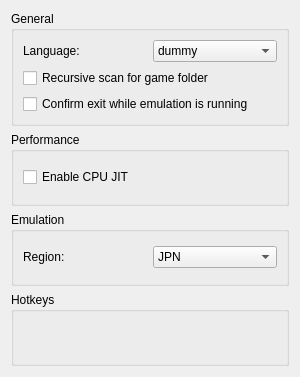
<?xml version="1.0" encoding="UTF-8"?>
<ui version="4.0">
 <class>ConfigureGeneral</class>
 <widget class="QWidget" name="ConfigureGeneral">
  <property name="geometry">
   <rect>
    <x>0</x>
    <y>0</y>
    <width>300</width>
    <height>377</height>
   </rect>
  </property>
  <property name="windowTitle">
   <string>Form</string>
  </property>
  <layout class="QHBoxLayout" name="horizontalLayout">
   <item>
    <layout class="QVBoxLayout" name="verticalLayout">
     <item>
      <widget class="QGroupBox" name="groupBox">
       <property name="title">
        <string>General</string>
       </property>
       <layout class="QHBoxLayout" name="horizontalLayout_3">
        <item>
         <layout class="QVBoxLayout" name="verticalLayout_2">
          <item>
           <layout class="QHBoxLayout" name="horizontalLayout_6">
            <item>
             <widget class="QLabel" name="label2">
              <property name="text">
               <string>Language:</string>
              </property>
             </widget>
            </item>
            <item>
             <widget class="QComboBox" name="language_combobox">
              <item>
               <property name="text">
                <string notr="true">dummy</string>
               </property>
              </item>
             </widget>
            </item>
           </layout>
          </item>
          <item>
           <widget class="QCheckBox" name="toggle_deepscan">
            <property name="text">
             <string>Recursive scan for game folder</string>
            </property>
           </widget>
          </item>
          <item>
           <widget class="QCheckBox" name="toggle_check_exit">
            <property name="text">
             <string>Confirm exit while emulation is running</string>
            </property>
           </widget>
          </item>
         </layout>
        </item>
       </layout>
      </widget>
     </item>
      <item>
        <widget class="QGroupBox" name="groupBox_2">
          <property name="title">
            <string>Performance</string>
          </property>
          <layout class="QHBoxLayout" name="horizontalLayout_7">
            <item>
              <layout class="QVBoxLayout" name="verticalLayout_5">
                <item>
                  <widget class="QCheckBox" name="toggle_cpu_jit">
                    <property name="text">
                      <string>Enable CPU JIT</string>
                    </property>
                  </widget>
                </item>
              </layout>
            </item>
          </layout>
        </widget>
      </item>
     <item>
      <widget class="QGroupBox" name="groupBox_4">
       <property name="title">
        <string>Emulation</string>
       </property>
       <layout class="QHBoxLayout" name="horizontalLayout_5">
        <item>
         <layout class="QVBoxLayout" name="verticalLayout_6">
          <item>
           <layout class="QHBoxLayout" name="horizontalLayout_6">
            <item>
             <widget class="QLabel" name="label">
              <property name="text">
               <string>Region:</string>
              </property>
             </widget>
            </item>
            <item>
             <widget class="QComboBox" name="region_combobox">
              <item>
               <property name="text">
                <string notr="true">JPN</string>
               </property>
              </item>
              <item>
               <property name="text">
                <string notr="true">USA</string>
               </property>
              </item>
              <item>
               <property name="text">
                <string notr="true">EUR</string>
               </property>
              </item>
              <item>
               <property name="text">
                <string notr="true">AUS</string>
               </property>
              </item>
              <item>
               <property name="text">
                <string notr="true">CHN</string>
               </property>
              </item>
              <item>
               <property name="text">
                <string notr="true">KOR</string>
               </property>
              </item>
              <item>
               <property name="text">
                <string notr="true">TWN</string>
               </property>
              </item>
             </widget>
            </item>
           </layout>
          </item>
         </layout>
        </item>
       </layout>
      </widget>
     </item>
     <item>
      <widget class="QGroupBox" name="groupBox_3">
       <property name="title">
        <string>Hotkeys</string>
       </property>
       <layout class="QHBoxLayout" name="horizontalLayout_4">
        <item>
         <layout class="QVBoxLayout" name="verticalLayout_4">
          <item>
           <widget class="GHotkeysDialog" name="widget" native="true"/>
          </item>
         </layout>
        </item>
       </layout>
      </widget>
     </item>
    </layout>
   </item>
  </layout>
 </widget>
 <customwidgets>
  <customwidget>
   <class>GHotkeysDialog</class>
   <extends>QWidget</extends>
   <header>hotkeys.h</header>
   <container>1</container>
  </customwidget>
 </customwidgets>
 <resources/>
 <connections/>
</ui>
